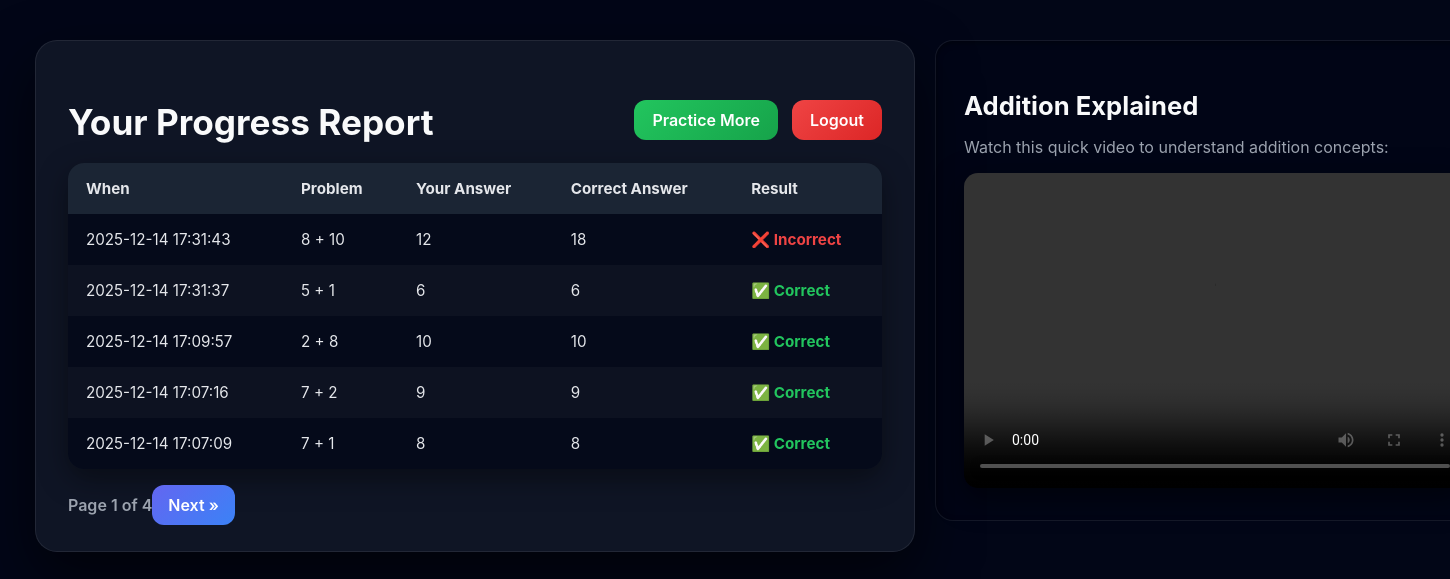
The page /dashboard (signed in) on the database its author committed.
### app.py (models this page shows)
class Attempt(db.Model):
    id = db.Column(db.Integer, primary_key=True)
    user_id = db.Column(db.Integer, db.ForeignKey('user.id'), nullable=False)
    a = db.Column(db.Integer, nullable=False)
    b = db.Column(db.Integer, nullable=False)
    student_answer = db.Column(db.Integer, nullable=False)
    correct_answer = db.Column(db.Integer, nullable=False)
    is_correct = db.Column(db.Boolean, nullable=False)
    timestamp = db.Column(db.DateTime, default=db.func.current_timestamp())

### app.py (the view)
@app.route('/dashboard')
@login_required
def dashboard():
    page = request.args.get('page', 1, type=int)
    per_page = 10
    pagination = (
        Attempt.query.filter_by(user_id=current_user.id)
        .order_by(Attempt.timestamp.desc())
        .paginate(page=page, per_page=5, error_out=False)
    )
    return render_template(
        'dashboard.html',
        attempts=pagination.items,
        pagination=pagination,
    )

### app.py (called while the page is built)
@login_manager.user_loader
def load_user(user_id):
    return User.query.get(int(user_id))

### templates/dashboard.html (shortened to what this page needs)
{% extends "base.html" %}
{% block content %}
<div class="main-container">
<div class="dashboard-container">
  <h1>Your Progress Report</h1>
  <div class="action-links">
    <a href="{{ url_for('home') }}" class="btn-pmore-icon">Practice More</a>
    <a href="{{ url_for('logout') }}" class="btn-logout-icon">Logout</a>
  </div>
  {% if attempts %}
  <table class="attempt-table">
    <thead>
      <tr>
        <th>When</th>
        <th>Problem</th>
        <th>Your Answer</th>
        <th>Correct Answer</th>
        <th>Result</th>
      </tr>
    </thead>
    <tbody>
      {% for attempt in attempts %}
      <tr>
        <td>{{ attempt.timestamp.strftime('%Y-%m-%d %H:%M:%S') if attempt.timestamp else '' }}</td>
        <td>{{ attempt.a }} + {{ attempt.b }}</td>
        <td>{{ attempt.student_answer }}</td>
        <td>{{ attempt.correct_answer }}</td>
        <td class="{{ 'correct' if attempt.is_correct else 'incorrect' }}">
          {{ "✅ Correct" if attempt.is_correct else "❌ Incorrect" }}
        </td>
      </tr>
      {% endfor %}
    </tbody>
  </table>
  <div class="pagination">
    <div>Page {{ pagination.page }} of {{ pagination.pages or 1 }}</div>
    <div>
      {% if pagination.has_next %}
        <a href="{{ url_for('dashboard', page=pagination.next_num) }}">Next »</a>
      {% endif %}
    </div>
  </div>
  {% else %}
    <p>No attempts yet. Try a problem first!</p>
  {% endif %}
</div>
<div class="video-section">
    <h2>Addition Explained</h2>
    <p>Watch this quick video to understand addition concepts:</p>
    <video width="100%" height="315" controls>
      <source src="{{ url_for('static', filename='assets/addition.mp4') }}" type="video/mp4" />
    </video>
  </div>
  </div>
{% endblock %}

### templates/base.html (shortened to what this page needs)
<!DOCTYPE html>
<html>
  <head>
  </head>
  <body>
     {% block content %}{% endblock %}
  </body>
</html>

### templates/base.html (style rules this page uses)
body { font-family: Arial; max-width: 600px; margin: 40px auto; padding: 0 20px; }

### templates/dashboard.html (style rules this page uses)
*, *::before, *::after { box-sizing: border-box; }
body { background: radial-gradient(circle at top, #020617, #020617); font-family: 'Inter', sans-serif; color: #e5e7eb; }
.main-container { width: 100rem; display: flex; justify-content: center; align-items: flex-start; gap: 20px; margin-left: -30rem; }
.dashboard-container { width: 55rem; max-width: 55rem; padding: 36px 32px; background: rgba(17, 24, 39, 0.9); backdrop-filter: blur(14px); border-radius: 22px; box-shadow: 0 25px 60px rgba(0,0,0,0.6); border: 1px solid rgba(255,255,255,0.08); display: flex; justify-content: space-between; align-items: center; margin-bottom: 30px; flex-wrap: wrap; }
.video-section { width: 35rem; margin-top: 0; padding: 28px; background: rgba(2, 6, 23, 0.75); border-radius: 18px; border: 1px solid rgba(255,255,255,0.08); box-shadow: inset 0 2px 6px rgba(0,0,0,0.4); }
h1 { font-size: 2.2em; font-weight: 700; color: #f9fafb; margin-bottom: 20px; }
.action-links { display: flex; gap: 14px; }
.btn-pmore-icon { padding: 10px 18px; background: linear-gradient(135deg, #22c55e, #16a34a); color: white !important; border-radius: 12px; text-decoration: none; font-weight: 600; transition: 0.25s ease; }
.btn-logout-icon { padding: 10px 18px; background: linear-gradient(135deg, #ef4444, #dc2626); color: white !important; border-radius: 12px; text-decoration: none; font-weight: 600; transition: 0.25s ease; }
.attempt-table { width: 100%; border-collapse: collapse; border-radius: 16px; overflow: hidden; background: rgba(2, 6, 23, 0.7); box-shadow: 0 10px 30px rgba(0,0,0,0.4); }
.attempt-table thead { background: rgba(31, 41, 55, 0.9); }
.attempt-table th, .attempt-table td { padding: 16px 18px; text-align: left; font-size: 0.95em; }
.attempt-table th { color: #e5e7eb; font-weight: 700; }
.attempt-table tr:nth-child(even) { background: rgba(255,255,255,0.03); }
.correct { color: #22c55e; font-weight: 700; }
.incorrect { color: #ef4444; font-weight: 700; }
.pagination { margin-top: 26px; display: flex; justify-content: space-between; align-items: center; font-weight: 600; color: #9ca3af; }
.pagination a { padding: 10px 16px; background: linear-gradient(135deg, #6366f1, #3b82f6); color: white; border-radius: 12px; text-decoration: none; transition: 0.25s ease; }
.video-section h2 { font-size: 1.6em; font-weight: 700; margin-bottom: 10px; color: #f9fafb; }
.video-section p { margin-bottom: 16px; color: #9ca3af; }
video { border-radius: 14px; box-shadow: 0 10px 30px rgba(0,0,0,0.5); }

### rows shown on the page
Attempt: timestamp "2025-12-14 17:31:43", a "8", b "10", student_answer "12", correct_answer "18", is_correct "❌ Incorrect"
Attempt: timestamp "2025-12-14 17:31:37", a "5", b "1", student_answer "6", correct_answer "6", is_correct "✅ Correct"
Attempt: timestamp "2025-12-14 17:09:57", a "2", b "8", student_answer "10", correct_answer "10", is_correct "✅ Correct"
Attempt: timestamp "2025-12-14 17:07:16", a "7", b "2", student_answer "9", correct_answer "9", is_correct "✅ Correct"
Attempt: timestamp "2025-12-14 17:07:09", a "7", b "1", student_answer "8", correct_answer "8", is_correct "✅ Correct"

### other values the page prints
{{ pagination.page }} "1"
{{ pagination.pages or 1 }} "4"
